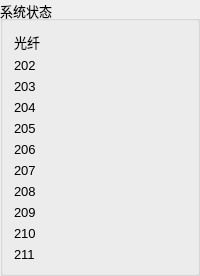
             <widget class="QGroupBox" name="groupBox_18">
              <property name="sizePolicy">
               <sizepolicy hsizetype="Fixed" vsizetype="Preferred">
                <horstretch>0</horstretch>
                <verstretch>0</verstretch>
               </sizepolicy>
              </property>
              <property name="minimumSize">
               <size>
                <width>150</width>
                <height>0</height>
               </size>
              </property>
              <property name="font">
               <font>
                <pointsize>10</pointsize>
               </font>
              </property>
              <property name="title">
               <string>系统状态</string>
              </property>
              <layout class="QHBoxLayout" name="horizontalLayout_20">
               <item>
                <layout class="QGridLayout" name="gridLayout_2">
                 <item row="1" column="0">
                  <widget class="QLabel" name="label_4">
                   <property name="text">
                    <string>202</string>
                   </property>
                  </widget>
                 </item>
                 <item row="9" column="0">
                  <widget class="QLabel" name="label_14">
                   <property name="text">
                    <string>210</string>
                   </property>
                  </widget>
                 </item>
                 <item row="2" column="0">
                  <widget class="QLabel" name="label_8">
                   <property name="text">
                    <string>203</string>
                   </property>
                  </widget>
                 </item>
                 <item row="0" column="0">
                  <widget class="QLabel" name="label_5">
                   <property name="text">
                    <string>光纤</string>
                   </property>
                  </widget>
                 </item>
                 <item row="3" column="0">
                  <widget class="QLabel" name="label_10">
                   <property name="text">
                    <string>204</string>
                   </property>
                  </widget>
                 </item>
                 <item row="5" column="0">
                  <widget class="QLabel" name="label_18">
                   <property name="text">
                    <string>206</string>
                   </property>
                  </widget>
                 </item>
                 <item row="4" column="0">
                  <widget class="QLabel" name="label_13">
                   <property name="text">
                    <string>205</string>
                   </property>
                  </widget>
                 </item>
                 <item row="6" column="0">
                  <widget class="QLabel" name="label_17">
                   <property name="text">
                    <string>207</string>
                   </property>
                  </widget>
                 </item>
                 <item row="8" column="0">
                  <widget class="QLabel" name="label_15">
                   <property name="text">
                    <string>209</string>
                   </property>
                  </widget>
                 </item>
                 <item row="7" column="0">
                  <widget class="QLabel" name="label_16">
                   <property name="text">
                    <string>208</string>
                   </property>
                  </widget>
                 </item>
                 <item row="10" column="0">
                  <widget class="QLabel" name="label_12">
                   <property name="text">
                    <string>211</string>
                   </property>
                  </widget>
                 </item>
                </layout>
               </item>
              </layout>
             </widget>
